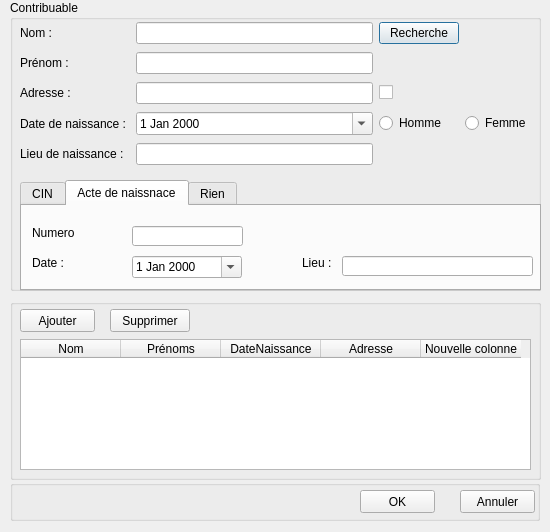
<?xml version="1.0" encoding="UTF-8"?>
<ui version="4.0">
 <class>Dialog</class>
 <widget class="QDialog" name="Dialog">
  <property name="geometry">
   <rect>
    <x>0</x>
    <y>0</y>
    <width>550</width>
    <height>532</height>
   </rect>
  </property>
  <property name="windowTitle">
   <string>Liste des consorts</string>
  </property>
  <widget class="QGroupBox" name="groupBox">
   <property name="geometry">
    <rect>
     <x>10</x>
     <y>0</y>
     <width>531</width>
     <height>291</height>
    </rect>
   </property>
   <property name="title">
    <string>Contribuable</string>
   </property>
   <widget class="QWidget" name="gridLayoutWidget">
    <property name="geometry">
     <rect>
      <x>10</x>
      <y>20</y>
      <width>511</width>
      <height>151</height>
     </rect>
    </property>
    <layout class="QGridLayout" name="gridLayout">
     <item row="3" column="1">
      <widget class="QDateEdit" name="dateEditDateNaissance">
       <property name="calendarPopup">
        <bool>true</bool>
       </property>
      </widget>
     </item>
     <item row="3" column="2">
      <widget class="QRadioButton" name="radioHomme">
       <property name="text">
        <string>Homme</string>
       </property>
      </widget>
     </item>
     <item row="4" column="1">
      <widget class="QLineEdit" name="lineEditLieuDeNaissance"/>
     </item>
     <item row="4" column="0">
      <widget class="QLabel" name="label_5">
       <property name="text">
        <string>Lieu de naissance :</string>
       </property>
      </widget>
     </item>
     <item row="3" column="0">
      <widget class="QLabel" name="label_4">
       <property name="text">
        <string>Date de naissance : </string>
       </property>
      </widget>
     </item>
     <item row="0" column="0">
      <widget class="QLabel" name="label">
       <property name="text">
        <string>Nom :</string>
       </property>
      </widget>
     </item>
     <item row="0" column="1">
      <widget class="QLineEdit" name="lineEditNom"/>
     </item>
     <item row="0" column="2">
      <widget class="QPushButton" name="btnRecherche">
       <property name="text">
        <string>Recherche</string>
       </property>
      </widget>
     </item>
     <item row="3" column="3">
      <widget class="QRadioButton" name="radioFemme">
       <property name="text">
        <string>Femme</string>
       </property>
      </widget>
     </item>
     <item row="2" column="0">
      <widget class="QLabel" name="label_3">
       <property name="text">
        <string>Adresse :</string>
       </property>
      </widget>
     </item>
     <item row="2" column="2">
      <widget class="QCheckBox" name="checkBox">
       <property name="text">
        <string/>
       </property>
      </widget>
     </item>
     <item row="1" column="1">
      <widget class="QLineEdit" name="lineEditPrenom"/>
     </item>
     <item row="2" column="1">
      <widget class="QLineEdit" name="lineEditAdresse"/>
     </item>
     <item row="1" column="0">
      <widget class="QLabel" name="label_2">
       <property name="text">
        <string>Prénom :</string>
       </property>
      </widget>
     </item>
    </layout>
   </widget>
   <widget class="QTabWidget" name="CIN">
    <property name="geometry">
     <rect>
      <x>10</x>
      <y>180</y>
      <width>521</width>
      <height>111</height>
     </rect>
    </property>
    <property name="currentIndex">
     <number>1</number>
    </property>
    <widget class="QWidget" name="tab_5">
     <attribute name="title">
      <string>CIN</string>
     </attribute>
     <widget class="QLineEdit" name="lineEditLieuCIN">
      <property name="geometry">
       <rect>
        <x>320</x>
        <y>50</y>
        <width>191</width>
        <height>20</height>
       </rect>
      </property>
     </widget>
     <widget class="QLineEdit" name="lineEditCIN2">
      <property name="geometry">
       <rect>
        <x>160</x>
        <y>20</y>
        <width>41</width>
        <height>20</height>
       </rect>
      </property>
     </widget>
     <widget class="QDateEdit" name="dateEditCIN">
      <property name="geometry">
       <rect>
        <x>110</x>
        <y>50</y>
        <width>110</width>
        <height>22</height>
       </rect>
      </property>
      <property name="calendarPopup">
       <bool>true</bool>
      </property>
     </widget>
     <widget class="QLabel" name="label_8">
      <property name="geometry">
       <rect>
        <x>10</x>
        <y>50</y>
        <width>46</width>
        <height>13</height>
       </rect>
      </property>
      <property name="text">
       <string>Date :</string>
      </property>
     </widget>
     <widget class="QLineEdit" name="lineEditCIN3">
      <property name="geometry">
       <rect>
        <x>210</x>
        <y>20</y>
        <width>41</width>
        <height>20</height>
       </rect>
      </property>
     </widget>
     <widget class="QLineEdit" name="lineEditCIN4">
      <property name="geometry">
       <rect>
        <x>260</x>
        <y>20</y>
        <width>41</width>
        <height>20</height>
       </rect>
      </property>
     </widget>
     <widget class="QLabel" name="label_9">
      <property name="geometry">
       <rect>
        <x>280</x>
        <y>50</y>
        <width>40</width>
        <height>13</height>
       </rect>
      </property>
      <property name="text">
       <string>Lieu :</string>
      </property>
     </widget>
     <widget class="QLabel" name="label_7">
      <property name="geometry">
       <rect>
        <x>10</x>
        <y>20</y>
        <width>46</width>
        <height>13</height>
       </rect>
      </property>
      <property name="text">
       <string>Numero : </string>
      </property>
     </widget>
     <widget class="QLineEdit" name="lineEditCIN1">
      <property name="geometry">
       <rect>
        <x>110</x>
        <y>20</y>
        <width>41</width>
        <height>20</height>
       </rect>
      </property>
     </widget>
    </widget>
    <widget class="QWidget" name="tab_4">
     <attribute name="title">
      <string>Acte de naissnace</string>
     </attribute>
     <widget class="QDateEdit" name="dateEditActeNaissance">
      <property name="geometry">
       <rect>
        <x>110</x>
        <y>50</y>
        <width>110</width>
        <height>22</height>
       </rect>
      </property>
      <property name="calendarPopup">
       <bool>true</bool>
      </property>
     </widget>
     <widget class="QLineEdit" name="lineEditLieuActeNaissance">
      <property name="geometry">
       <rect>
        <x>320</x>
        <y>50</y>
        <width>191</width>
        <height>20</height>
       </rect>
      </property>
     </widget>
     <widget class="QLabel" name="label_14">
      <property name="geometry">
       <rect>
        <x>10</x>
        <y>50</y>
        <width>46</width>
        <height>13</height>
       </rect>
      </property>
      <property name="text">
       <string>Date :</string>
      </property>
     </widget>
     <widget class="QLabel" name="label_15">
      <property name="geometry">
       <rect>
        <x>280</x>
        <y>50</y>
        <width>40</width>
        <height>13</height>
       </rect>
      </property>
      <property name="text">
       <string>Lieu :</string>
      </property>
     </widget>
     <widget class="QLabel" name="label_18">
      <property name="geometry">
       <rect>
        <x>10</x>
        <y>20</y>
        <width>46</width>
        <height>13</height>
       </rect>
      </property>
      <property name="text">
       <string>Numero : </string>
      </property>
     </widget>
     <widget class="QLineEdit" name="lineEditNumActeNaissance">
      <property name="geometry">
       <rect>
        <x>110</x>
        <y>20</y>
        <width>111</width>
        <height>20</height>
       </rect>
      </property>
     </widget>
    </widget>
    <widget class="QWidget" name="tab_6">
     <attribute name="title">
      <string>Rien</string>
     </attribute>
    </widget>
   </widget>
  </widget>
  <widget class="QGroupBox" name="groupBox_2">
   <property name="geometry">
    <rect>
     <x>10</x>
     <y>299</y>
     <width>531</width>
     <height>181</height>
    </rect>
   </property>
   <property name="title">
    <string/>
   </property>
   <widget class="QPushButton" name="btnAjouter">
    <property name="geometry">
     <rect>
      <x>10</x>
      <y>10</y>
      <width>75</width>
      <height>23</height>
     </rect>
    </property>
    <property name="text">
     <string>Ajouter</string>
    </property>
   </widget>
   <widget class="QPushButton" name="btnSupprimer">
    <property name="geometry">
     <rect>
      <x>100</x>
      <y>10</y>
      <width>80</width>
      <height>23</height>
     </rect>
    </property>
    <property name="text">
     <string>Supprimer</string>
    </property>
   </widget>
   <widget class="QTableWidget" name="tableWidget">
    <property name="geometry">
     <rect>
      <x>10</x>
      <y>40</y>
      <width>511</width>
      <height>131</height>
     </rect>
    </property>
    <column>
     <property name="text">
      <string>Nom</string>
     </property>
    </column>
    <column>
     <property name="text">
      <string>Prénoms</string>
     </property>
    </column>
    <column>
     <property name="text">
      <string>DateNaissance</string>
     </property>
    </column>
    <column>
     <property name="text">
      <string>Adresse</string>
     </property>
    </column>
    <column>
     <property name="text">
      <string>Nouvelle colonne</string>
     </property>
    </column>
   </widget>
  </widget>
  <widget class="QGroupBox" name="groupBox_3">
   <property name="geometry">
    <rect>
     <x>10</x>
     <y>480</y>
     <width>530</width>
     <height>41</height>
    </rect>
   </property>
   <property name="title">
    <string/>
   </property>
   <widget class="QPushButton" name="btnOk">
    <property name="geometry">
     <rect>
      <x>350</x>
      <y>10</y>
      <width>75</width>
      <height>23</height>
     </rect>
    </property>
    <property name="text">
     <string>OK</string>
    </property>
   </widget>
   <widget class="QPushButton" name="btnAnnuler">
    <property name="geometry">
     <rect>
      <x>450</x>
      <y>10</y>
      <width>75</width>
      <height>23</height>
     </rect>
    </property>
    <property name="text">
     <string>Annuler</string>
    </property>
   </widget>
  </widget>
 </widget>
 <resources/>
 <connections/>
</ui>
